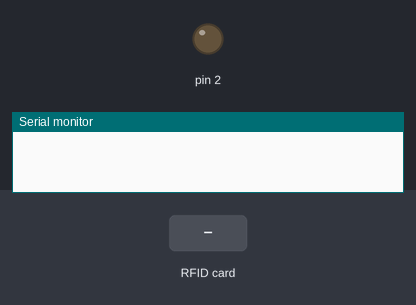
Simulated run of this sketch. Board: Arduino Uno, built with avr-gcc and run on an emulated ATmega328P. Parts: output pins drawn as LEDs (lit = HIGH), the last lines printed to the serial monitor. Inputs (shaded band) come from the test bench. Pins used as bus, display or sensor lines are not drawn.

Above: at 1.2 s.
1.3 s: RFID card B5 61 2B 77 held to the reader
At 2.5 s:
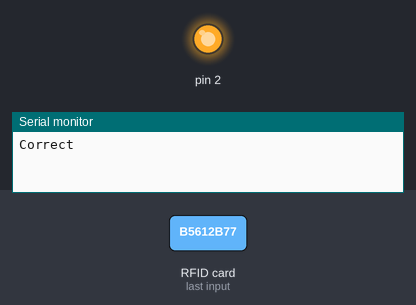
4.6 s: RFID card 5E 7A 19 C4 held to the reader
Timing chart, 0 to 7.6 s (numbered marks = the images above; inputs shaded):
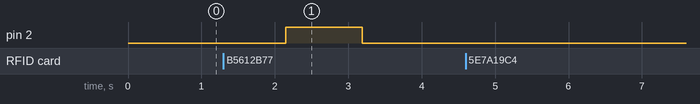

Measured:
- after the input at 1.3 s, pin 2: LOW → HIGH after 0.85 s, → LOW 1.0 s later

The sketch:

gate_open.ino
```cpp
#include <SPI.h>  //Serial Peripheral Interface (serial data protocol)

#include <MFRC522.h>  //rfid
#include <MFRC522Extended.h>  //rfid

#define time_open 20

const byte UID1[] = {0xB5, 0x61, 0x2B, 0x77};

MFRC522 rfid(10, 9);
MFRC522::MIFARE_Key key;
boolean stan = false;
unsigned long czas;


void setup()
{
  Serial.begin(9600);
  SPI.begin();
  rfid.PCD_Init();
  pinMode(2, OUTPUT);
}


void loop()
{
  if (rfid.PICC_IsNewCardPresent() && rfid.PICC_ReadCardSerial())
  {
    if (rfid.uid.uidByte[0] == UID1[0] &&
        rfid.uid.uidByte[1] == UID1[1] &&
        rfid.uid.uidByte[2] == UID1[2] &&
        rfid.uid.uidByte[3] == UID1[3])
    {
      Serial.println("Correct");
      stan = true;
      czas = millis() + time_open;
    }
    else
    {
      Serial.println("Incorrect");
      stan = false;
    }

    rfid.PICC_HaltA();
    rfid.PCD_StopCrypto1();
  }

  if (stan && czas < millis())
    stan = false;

  digitalWrite(2, stan);
  delay(21);
  digitalWrite(2, stan);
  delay(1000);
}
```
